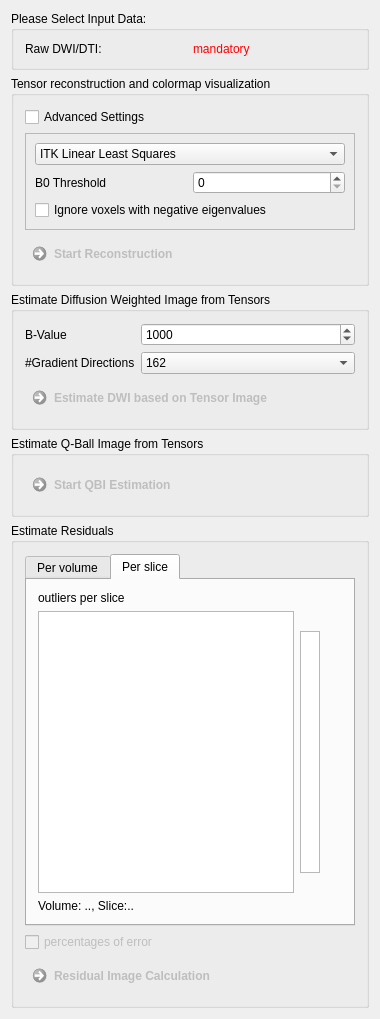
<?xml version="1.0" encoding="UTF-8"?>
<ui version="4.0">
 <class>QmitkTensorReconstructionViewControls</class>
 <widget class="QWidget" name="QmitkTensorReconstructionViewControls">
  <property name="geometry">
   <rect>
    <x>0</x>
    <y>0</y>
    <width>380</width>
    <height>1019</height>
   </rect>
  </property>
  <property name="minimumSize">
   <size>
    <width>0</width>
    <height>0</height>
   </size>
  </property>
  <property name="acceptDrops">
   <bool>true</bool>
  </property>
  <property name="windowTitle">
   <string>QmitkTensorReconstructionViewControls</string>
  </property>
  <layout class="QVBoxLayout" name="verticalLayout_11">
   <item>
    <widget class="QGroupBox" name="m_InputData">
     <property name="title">
      <string>Please Select Input Data:</string>
     </property>
     <layout class="QGridLayout" name="gridLayout">
      <item row="0" column="1">
       <widget class="QLabel" name="m_DiffusionImageLabel">
        <property name="toolTip">
         <string/>
        </property>
        <property name="text">
         <string>&lt;html&gt;&lt;head/&gt;&lt;body&gt;&lt;p&gt;&lt;span style=&quot; color:#ff0000;&quot;&gt;mandatory&lt;/span&gt;&lt;/p&gt;&lt;/body&gt;&lt;/html&gt;</string>
        </property>
        <property name="wordWrap">
         <bool>true</bool>
        </property>
       </widget>
      </item>
      <item row="0" column="0">
       <widget class="QLabel" name="label_3">
        <property name="toolTip">
         <string/>
        </property>
        <property name="text">
         <string>Raw DWI/DTI:</string>
        </property>
       </widget>
      </item>
     </layout>
    </widget>
   </item>
   <item>
    <widget class="QGroupBox" name="groupBox_2">
     <property name="title">
      <string>Tensor reconstruction and colormap visualization</string>
     </property>
     <layout class="QVBoxLayout" name="verticalLayout">
      <item>
       <widget class="QCheckBox" name="m_Advanced1">
        <property name="text">
         <string>Advanced Settings</string>
        </property>
        <property name="checked">
         <bool>false</bool>
        </property>
       </widget>
      </item>
      <item>
       <widget class="QFrame" name="frame">
        <property name="frameShape">
         <enum>QFrame::StyledPanel</enum>
        </property>
        <property name="frameShadow">
         <enum>QFrame::Raised</enum>
        </property>
        <layout class="QGridLayout" name="gridLayout_4">
         <property name="leftMargin">
          <number>9</number>
         </property>
         <property name="topMargin">
          <number>9</number>
         </property>
         <property name="rightMargin">
          <number>9</number>
         </property>
         <property name="bottomMargin">
          <number>9</number>
         </property>
         <item row="1" column="0">
          <widget class="QFrame" name="frame_3">
           <property name="frameShape">
            <enum>QFrame::NoFrame</enum>
           </property>
           <property name="frameShadow">
            <enum>QFrame::Raised</enum>
           </property>
           <layout class="QGridLayout" name="gridLayout_3">
            <property name="leftMargin">
             <number>0</number>
            </property>
            <property name="topMargin">
             <number>0</number>
            </property>
            <property name="rightMargin">
             <number>0</number>
            </property>
            <property name="bottomMargin">
             <number>0</number>
            </property>
            <item row="1" column="0">
             <widget class="QLabel" name="m_TensorReconstructionThresholdLabel_2">
              <property name="text">
               <string>B0 Threshold</string>
              </property>
              <property name="wordWrap">
               <bool>false</bool>
              </property>
             </widget>
            </item>
            <item row="1" column="1">
             <widget class="QSpinBox" name="m_TensorReconstructionThreshold">
              <property name="maximum">
               <number>10000</number>
              </property>
             </widget>
            </item>
           </layout>
          </widget>
         </item>
         <item row="2" column="0">
          <widget class="QCheckBox" name="m_CheckNegativeEigenvalues">
           <property name="toolTip">
            <string>Only influences WLS reconstruction</string>
           </property>
           <property name="text">
            <string>Ignore voxels with negative eigenvalues</string>
           </property>
          </widget>
         </item>
         <item row="0" column="0">
          <widget class="QComboBox" name="m_ReconctructionMethodBox">
           <property name="currentIndex">
            <number>0</number>
           </property>
           <item>
            <property name="text">
             <string>ITK Linear Least Squares</string>
            </property>
           </item>
           <item>
            <property name="text">
             <string>With correction for negative eigenvalues</string>
            </property>
           </item>
          </widget>
         </item>
        </layout>
       </widget>
      </item>
      <item>
       <widget class="QCommandLinkButton" name="m_StartReconstruction">
        <property name="enabled">
         <bool>false</bool>
        </property>
        <property name="toolTip">
         <string>Select raw DWI!</string>
        </property>
        <property name="statusTip">
         <string/>
        </property>
        <property name="whatsThis">
         <string notr="true"/>
        </property>
        <property name="text">
         <string>Start Reconstruction</string>
        </property>
       </widget>
      </item>
     </layout>
    </widget>
   </item>
   <item>
    <widget class="QGroupBox" name="groupBox">
     <property name="title">
      <string>Estimate Diffusion Weighted Image from Tensors</string>
     </property>
     <layout class="QVBoxLayout" name="verticalLayout_4">
      <item>
       <widget class="QFrame" name="m_TensorsToDWIFrame">
        <property name="frameShape">
         <enum>QFrame::NoFrame</enum>
        </property>
        <property name="frameShadow">
         <enum>QFrame::Raised</enum>
        </property>
        <layout class="QFormLayout" name="formLayout_3">
         <property name="fieldGrowthPolicy">
          <enum>QFormLayout::AllNonFixedFieldsGrow</enum>
         </property>
         <property name="horizontalSpacing">
          <number>6</number>
         </property>
         <property name="verticalSpacing">
          <number>6</number>
         </property>
         <property name="leftMargin">
          <number>0</number>
         </property>
         <property name="topMargin">
          <number>0</number>
         </property>
         <property name="rightMargin">
          <number>0</number>
         </property>
         <property name="bottomMargin">
          <number>0</number>
         </property>
         <item row="0" column="0">
          <widget class="QLabel" name="m_TensorsToDWIBValueLabel">
           <property name="toolTip">
            <string comment="how fuzzy the confidence boundary should be. By default, confidence boundary is perfectly sharp (float); default: &quot;0&quot;" extracomment="how fuzzy the confidence boundary should be. By default, confidence boundary is perfectly sharp (float); default: &quot;0&quot;">how fuzzy the confidence boundary should be. By default, confidence boundary is perfectly sharp (float); default: &quot;0&quot;</string>
           </property>
           <property name="statusTip">
            <string comment="how fuzzy the confidence boundary should be. By default, confidence boundary is perfectly sharp (float); default: &quot;0&quot;" extracomment="how fuzzy the confidence boundary should be. By default, confidence boundary is perfectly sharp (float); default: &quot;0&quot;">how fuzzy the confidence boundary should be. By default, confidence boundary is perfectly sharp (float); default: &quot;0&quot;</string>
           </property>
           <property name="whatsThis">
            <string comment="how fuzzy the confidence boundary should be. By default, confidence boundary is perfectly sharp (float); default: &quot;0&quot;" extracomment="how fuzzy the confidence boundary should be. By default, confidence boundary is perfectly sharp (float); default: &quot;0&quot;">how fuzzy the confidence boundary should be. By default, confidence boundary is perfectly sharp (float); default: &quot;0&quot;</string>
           </property>
           <property name="text">
            <string>B-Value</string>
           </property>
           <property name="wordWrap">
            <bool>false</bool>
           </property>
          </widget>
         </item>
         <item row="2" column="0">
          <widget class="QLabel" name="m_TensorsToDWINumDirsLabel">
           <property name="text">
            <string>#Gradient Directions</string>
           </property>
          </widget>
         </item>
         <item row="2" column="1">
          <widget class="QComboBox" name="m_TensorsToDWINumDirsSelect">
           <property name="currentIndex">
            <number>3</number>
           </property>
           <item>
            <property name="text">
             <string>12</string>
            </property>
           </item>
           <item>
            <property name="text">
             <string>42</string>
            </property>
           </item>
           <item>
            <property name="text">
             <string>92</string>
            </property>
           </item>
           <item>
            <property name="text">
             <string>162</string>
            </property>
           </item>
           <item>
            <property name="text">
             <string>252</string>
            </property>
           </item>
           <item>
            <property name="text">
             <string>362</string>
            </property>
           </item>
           <item>
            <property name="text">
             <string>492</string>
            </property>
           </item>
           <item>
            <property name="text">
             <string>642</string>
            </property>
           </item>
           <item>
            <property name="text">
             <string>812</string>
            </property>
           </item>
           <item>
            <property name="text">
             <string>1002</string>
            </property>
           </item>
          </widget>
         </item>
         <item row="0" column="1">
          <widget class="QSpinBox" name="m_TensorsToDWIBValueEdit">
           <property name="maximum">
            <number>10000</number>
           </property>
           <property name="singleStep">
            <number>100</number>
           </property>
           <property name="value">
            <number>1000</number>
           </property>
          </widget>
         </item>
        </layout>
       </widget>
      </item>
      <item>
       <widget class="QCommandLinkButton" name="m_TensorsToDWIButton">
        <property name="enabled">
         <bool>false</bool>
        </property>
        <property name="toolTip">
         <string>Estimates the original diffusion weighted image based on a reconstructed tensor image.</string>
        </property>
        <property name="statusTip">
         <string/>
        </property>
        <property name="whatsThis">
         <string notr="true"/>
        </property>
        <property name="text">
         <string>Estimate DWI based on Tensor Image</string>
        </property>
       </widget>
      </item>
     </layout>
    </widget>
   </item>
   <item>
    <widget class="QGroupBox" name="groupBox_4">
     <property name="title">
      <string>Estimate Q-Ball Image from Tensors</string>
     </property>
     <layout class="QVBoxLayout" name="verticalLayout_5">
      <item>
       <widget class="QCommandLinkButton" name="m_TensorsToQbiButton">
        <property name="enabled">
         <bool>false</bool>
        </property>
        <property name="toolTip">
         <string comment="Calculate ODF value as tensor value in the according direction" extracomment="Calculate ODF value as tensor value in the according direction">Calculate ODF value as tensor value in the according direction</string>
        </property>
        <property name="statusTip">
         <string/>
        </property>
        <property name="whatsThis">
         <string notr="true"/>
        </property>
        <property name="text">
         <string>Start QBI Estimation</string>
        </property>
       </widget>
      </item>
     </layout>
    </widget>
   </item>
   <item>
    <widget class="QGroupBox" name="groupBox_5">
     <property name="title">
      <string>Estimate Residuals</string>
     </property>
     <property name="checkable">
      <bool>false</bool>
     </property>
     <property name="checked">
      <bool>false</bool>
     </property>
     <layout class="QGridLayout" name="gridLayout_2">
      <item row="2" column="0">
       <widget class="QCheckBox" name="m_PercentagesOfOutliers">
        <property name="enabled">
         <bool>false</bool>
        </property>
        <property name="text">
         <string>percentages of error</string>
        </property>
       </widget>
      </item>
      <item row="1" column="0">
       <widget class="QTabWidget" name="m_ResidualTab">
        <property name="currentIndex">
         <number>1</number>
        </property>
        <widget class="QWidget" name="tab">
         <attribute name="title">
          <string>Per volume</string>
         </attribute>
         <layout class="QVBoxLayout" name="verticalLayout_8">
          <item>
           <widget class="QmitkResidualAnalysisWidget" name="m_ResidualAnalysis" native="true">
            <property name="minimumSize">
             <size>
              <width>200</width>
              <height>300</height>
             </size>
            </property>
           </widget>
          </item>
         </layout>
        </widget>
        <widget class="QWidget" name="tab_2">
         <attribute name="title">
          <string>Per slice</string>
         </attribute>
         <layout class="QVBoxLayout" name="verticalLayout_10">
          <item>
           <widget class="QLabel" name="label_2">
            <property name="text">
             <string>outliers per slice</string>
            </property>
           </widget>
          </item>
          <item>
           <widget class="QFrame" name="frame_5">
            <property name="frameShape">
             <enum>QFrame::NoFrame</enum>
            </property>
            <property name="frameShadow">
             <enum>QFrame::Raised</enum>
            </property>
            <layout class="QHBoxLayout" name="horizontalLayout_2">
             <property name="leftMargin">
              <number>0</number>
             </property>
             <property name="topMargin">
              <number>0</number>
             </property>
             <property name="rightMargin">
              <number>0</number>
             </property>
             <property name="bottomMargin">
              <number>0</number>
             </property>
             <item>
              <widget class="QmitkResidualViewWidget" name="m_PerSliceView">
               <property name="maximumSize">
                <size>
                 <width>300</width>
                 <height>400</height>
                </size>
               </property>
              </widget>
             </item>
             <item>
              <widget class="QFrame" name="frame_4">
               <property name="frameShape">
                <enum>QFrame::NoFrame</enum>
               </property>
               <property name="frameShadow">
                <enum>QFrame::Raised</enum>
               </property>
               <layout class="QVBoxLayout" name="verticalLayout_9">
                <property name="leftMargin">
                 <number>0</number>
                </property>
                <property name="topMargin">
                 <number>0</number>
                </property>
                <property name="rightMargin">
                 <number>0</number>
                </property>
                <property name="bottomMargin">
                 <number>0</number>
                </property>
                <item>
                 <widget class="QLabel" name="m_UpperLabel">
                  <property name="text">
                   <string/>
                  </property>
                 </widget>
                </item>
                <item>
                 <widget class="QGraphicsView" name="m_LegendView">
                  <property name="maximumSize">
                   <size>
                    <width>20</width>
                    <height>255</height>
                   </size>
                  </property>
                 </widget>
                </item>
                <item>
                 <widget class="QLabel" name="m_LowerLabel">
                  <property name="text">
                   <string/>
                  </property>
                 </widget>
                </item>
               </layout>
              </widget>
             </item>
            </layout>
           </widget>
          </item>
          <item>
           <widget class="QLabel" name="m_PositionLabel">
            <property name="text">
             <string>Volume: .., Slice:..</string>
            </property>
           </widget>
          </item>
         </layout>
        </widget>
       </widget>
      </item>
      <item row="3" column="0">
       <widget class="QCommandLinkButton" name="m_ResidualButton">
        <property name="enabled">
         <bool>false</bool>
        </property>
        <property name="toolTip">
         <string>Calculate the residual from a dti and a dwi image</string>
        </property>
        <property name="statusTip">
         <string/>
        </property>
        <property name="whatsThis">
         <string notr="true"/>
        </property>
        <property name="text">
         <string>Residual Image Calculation</string>
        </property>
       </widget>
      </item>
     </layout>
    </widget>
   </item>
  </layout>
 </widget>
 <layoutdefault spacing="6" margin="11"/>
 <customwidgets>
  <customwidget>
   <class>QmitkResidualAnalysisWidget</class>
   <extends>QWidget</extends>
   <header>QmitkResidualAnalysisWidget.h</header>
   <container>1</container>
  </customwidget>
  <customwidget>
   <class>QmitkResidualViewWidget</class>
   <extends>QGraphicsView</extends>
   <header>QmitkResidualViewWidget.h</header>
  </customwidget>
 </customwidgets>
 <resources/>
 <connections/>
</ui>
